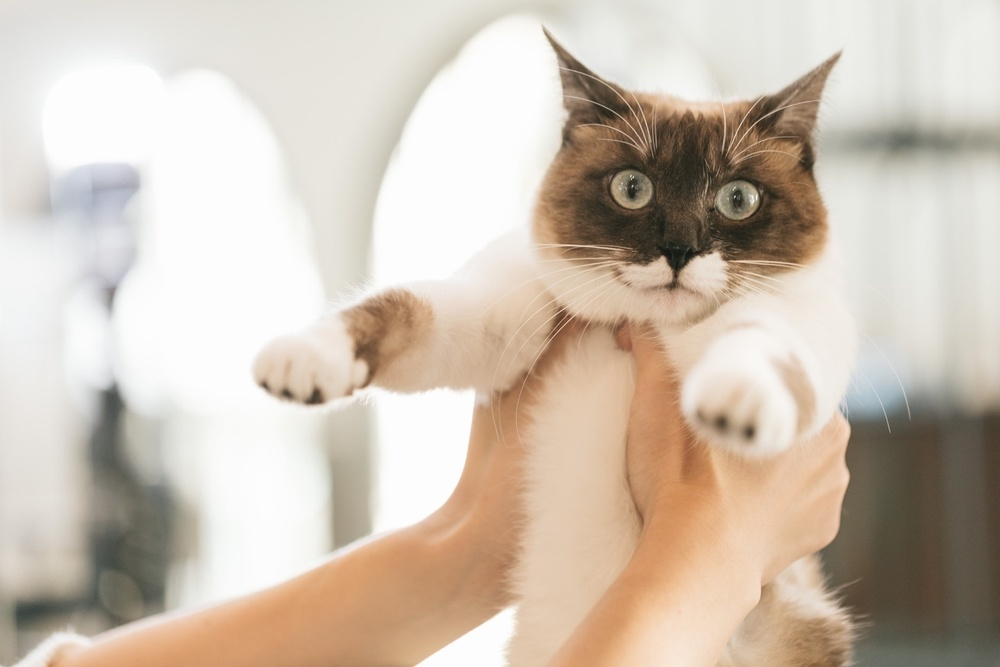
#> input picture task-10/DataSamples/CatSamples/Images/cat_sample02.jpg, 1000 x 667 px, shrunk from 1446 x 964 before the run; its folder holds only this picture in this run
$ python q2.py
#> lines starting #> are read from the running program, lines starting #| are printed output that depends on the picture; after the words box and inside, x2 and y2 are one past the last pixel; in counts of white or black regions, pixels touching at a corner belong together
#!/usr/bin/env python3

"""
問2.
外部モジュールを利用する

外部モジュールとして、画像処理を行うための機能セットであるOpenCVを利用する。

<<--- Memo --->>
OpenCVで用いる画像認識は、認識を行うための正しい画像、正しくない画像を用いて分類を行った教師データを用いて判定をかける分類方法を用いている。

この分類を行う中で各画像が保有している「特徴」を分析し、その抽出を行う。

学習された「特徴量」をまとめたデータのことを「カスケード分類器」や「カスケードファイル」と呼ぶ。

このカスケード分類機を用いて、顔認証を行うためのプログラムをサンプルとして共有する。
<<--- Memo --->>


サンプルデータとして添付された"DataSamples.zip"を利用する。


まず、下記の命令をコマンドライン（ターミナル）から実行してAnacondaを更新する。

conda update conda -c conda-canary

もし、下記の確認がされた場合はyを入力してEnterを押下する。

Proceed ([y]/n)?

それが済んだら、下記の命令を参考にanacondaに対してOpenCVをインストールする。

ライブラリ検索命令:
conda search {name}

ライブラリインストール命令:
conda install {name}={version}={build}

※name、 version、 buildにはそれぞれ"opencv"、インストールするバージョン、ターゲットとなるビルドを記載する


インストール後に、OpenCVを用いた画像処理を行う。

まず、検証として、共有された下記のファイルを実行する。

OpenCVTest.ipynb

・グレースケール化
・顔認証


当プログラムを参考にして、共有されたカスケードファイルcat_cascade.xml(参考 : https://github.com/wellflat)及び試験データcat_sample1~3.jpgを用いて、下記のプログラムを実装せよ。

・猫の顔認証を行い、顔を四角で囲むプログラムを実装せよ

・下記の手法で画像の特徴点検出を行い描画するためのプログラムを実装せよ

> Scale Invariant Feature Transform(SIFT)アルゴリズムを用いて特徴点の検出をする
> 参考 : https://docs.opencv.org/3.4/d5/d3c/classcv_1_1xfeatures2d_1_1SIFT.html

> 取得した特徴点(KeyPoints)に対して可視化を行う
# gab958f8900dd10f14316521c149a60433
> 参考 : https://docs.opencv.org/3.4/d4/d5d/group__features2d__draw.html
"""

import cv2
from pathlib import Path

__parent__ = Path(__file__).parent


def to_absolute(p):
    return str(p.absolute())


faceCascade = cv2.CascadeClassifier(
    to_absolute(__parent__ / "DataSamples/CatSamples/Cascades/cat_cascade.xml")
)


def detect(file_path: str):
    file_in = to_absolute(file_path)
    file_out = to_absolute(__parent__ / "out" / f"detected_{file_path.name}")

    print(f"start processing {file_in}")

    imgBGR = cv2.imread(file_in)
#> imgBGR is the input picture: shape (667, 1000, 3); mean B, G, R 179.1, 193.1, 206.1
    imgGray = cv2.cvtColor(imgBGR, cv2.COLOR_BGR2GRAY)
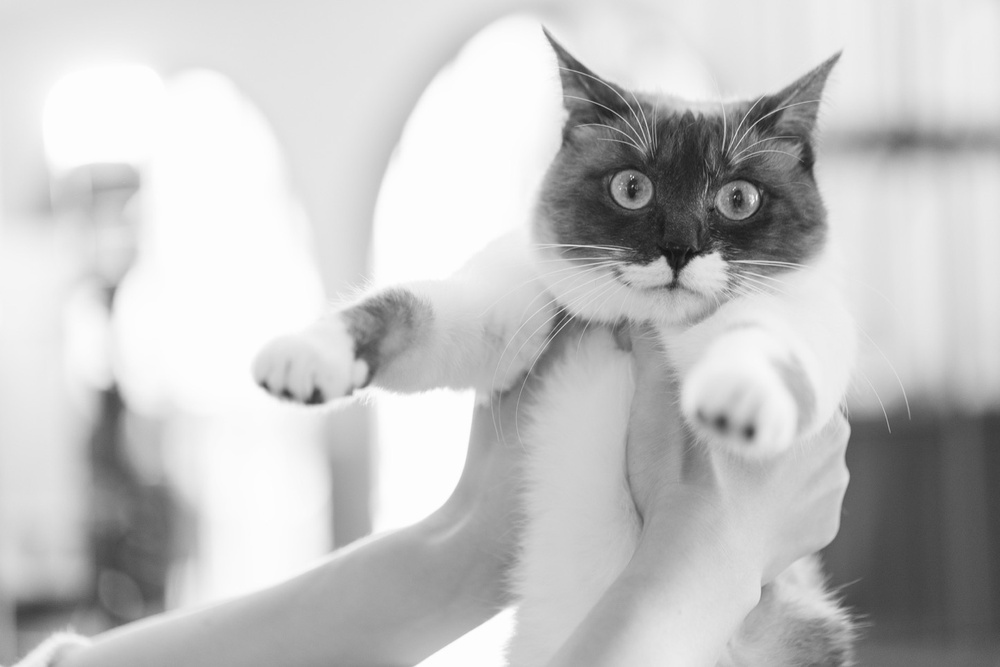
#> imgGray: shape (667, 1000); min 19, max 255, mean 195.4
    faces = faceCascade.detectMultiScale(imgGray, minNeighbors=1, minSize=(80, 80))
#> faces = [[713, 461, 86, 86], [551, 38, 276, 276]]

    for (x, y, w, h) in faces:
        imgBGR = cv2.rectangle(imgBGR, (x, y), (x + w, y + h), (0, 0, 255), 3)
#> this loop made 2 passes
#> pass 1, in detect, `imgBGR = cv2.rectangle(imgBGR, (x, y), (x + w, y + h), (0, 0, 255), 3)`:
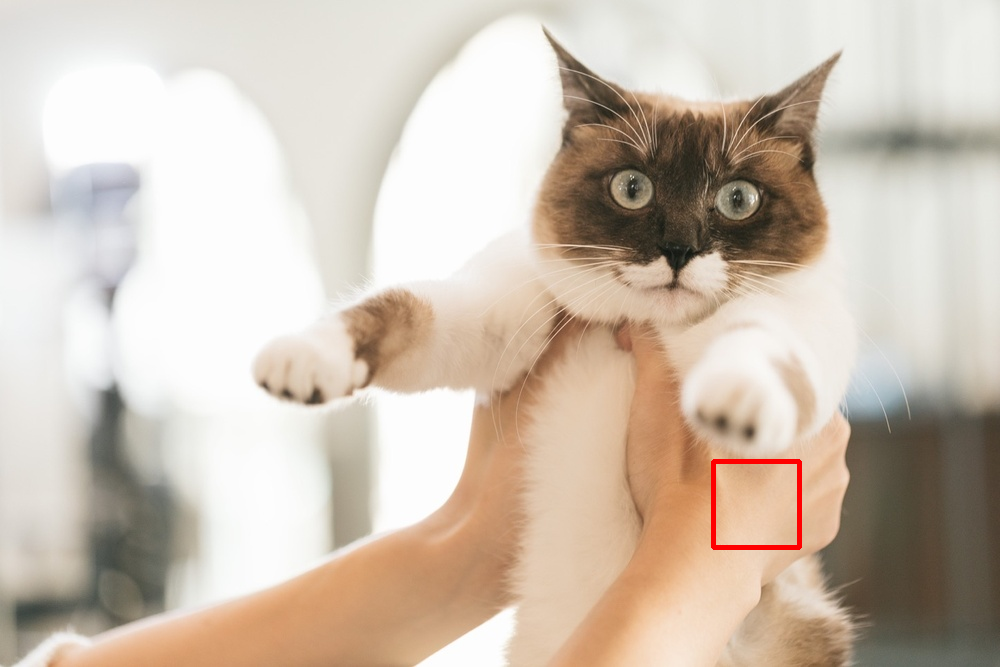
#> imgBGR: shape (667, 1000, 3); 0.26% of pixels changed, all inside (x1, y1, x2, y2) = (711, 459, 802, 550)
#> pass 2, in detect, `imgBGR = cv2.rectangle(imgBGR, (x, y), (x + w, y + h), (0, 0, 255), 3)`:
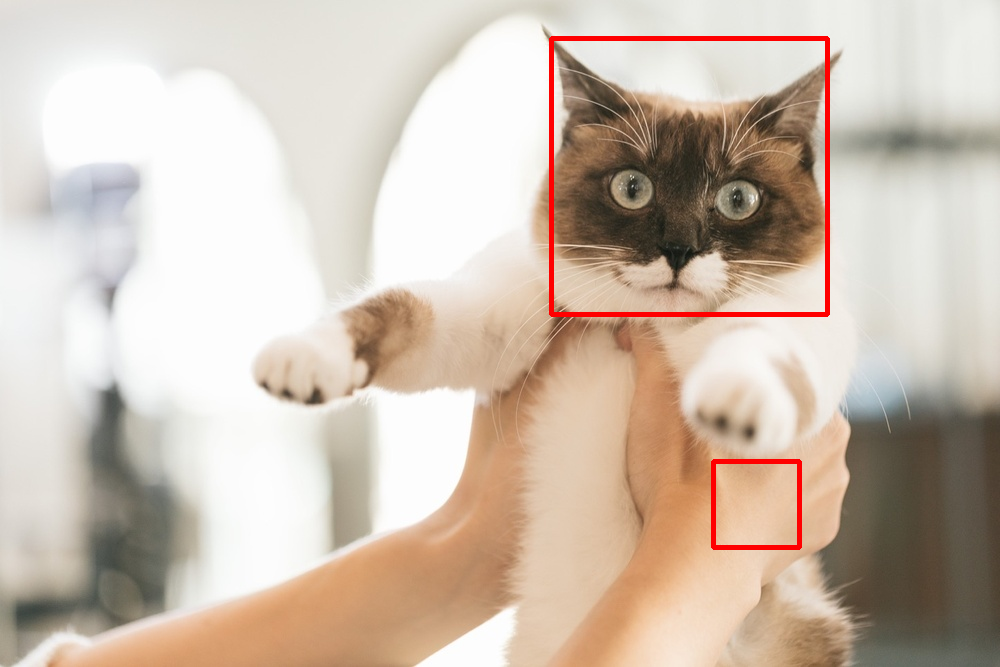
#> imgBGR: shape (667, 1000, 3); 0.83% of pixels changed, all inside (x1, y1, x2, y2) = (549, 36, 830, 317)

    cv2.imwrite(file_out, imgBGR)

    print(f"end processing {file_out}")


if __name__ == "__main__":
    from multiprocessing import Pool

    imgs = Path(__parent__ / "DataSamples/CatSamples/Images").glob("*.jpg")

    pool = Pool()
    pool.map(detect, imgs)
    pool.close()
    pool.join()

$ run again, on task-10/DataSamples/CatSamples/Images/cat_sample03.jpg
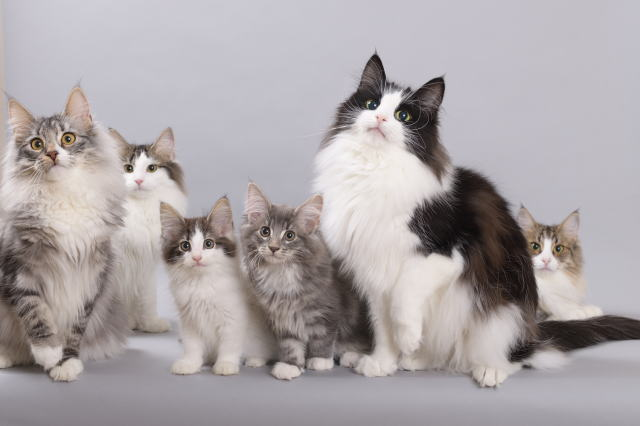
#> input picture task-10/DataSamples/CatSamples/Images/cat_sample03.jpg, 640 x 426 px
#> in detect, imgBGR is the input picture: shape (426, 640, 3); mean B, G, R 167.1, 164.9, 171.3
#> faces = [[4, 91, 91, 91], [94, 117, 89, 89], [237, 183, 92, 92], [150, 193, 91, 91], [508, 194, 86, 86], [352, 62, 94, 94], [476, 190, 120, 120]]
#> the loop in detect, `for (x, y, w, h) in faces:` made 7 passes
#> pass 1, in detect, `imgBGR = cv2.rectangle(imgBGR, (x, y), (x + w, y + h), (0, 0, 255), 3)`:
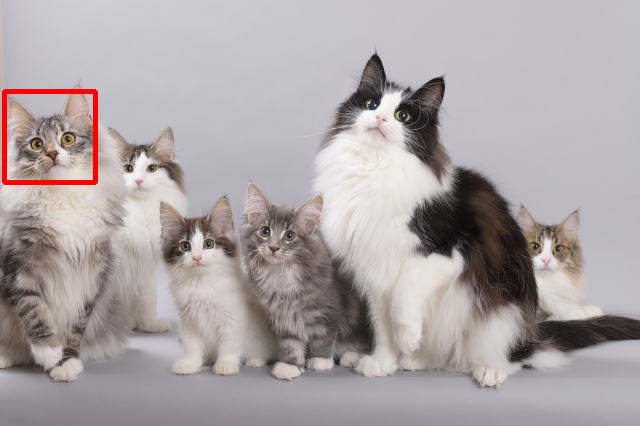
#> imgBGR: shape (426, 640, 3); 0.66% of pixels changed, all inside (x1, y1, x2, y2) = (2, 89, 98, 185)
#> after the loop in detect, `for (x, y, w, h) in faces:`:
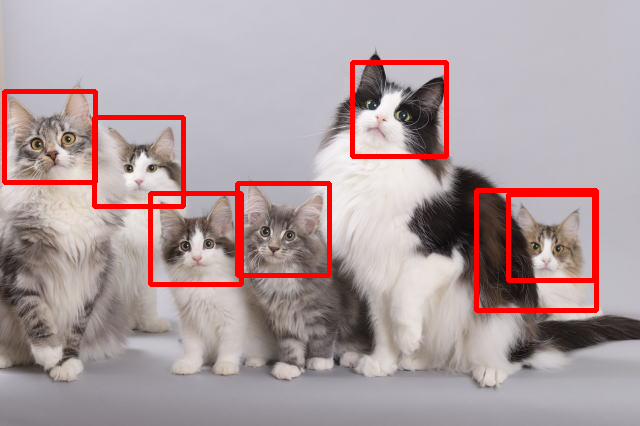
#> imgBGR: shape (426, 640, 3); mean B, G, R 159.5, 157.4, 175
